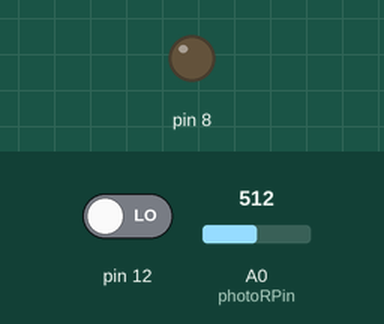
The sketch below on a simulated Arduino Uno, built with avr-gcc and run on an emulated ATmega328P. Parts: output pins drawn as LEDs (lit = HIGH). Inputs (shaded band) come from the test bench; at power-on: pin 12 LOW, A0 (photoRPin) = 512. What the sketch prints to the serial monitor is not drawn.

Above: at 1.2 s.
1.3 s: pin 12 driven HIGH
At 2.4 s:
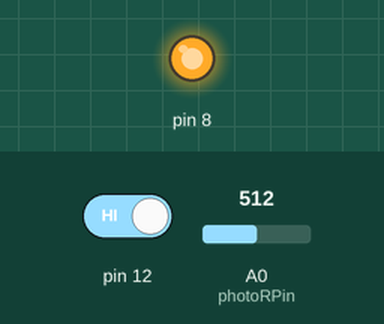
2.8 s: pin 12 driven LOW
At 4.0 s:
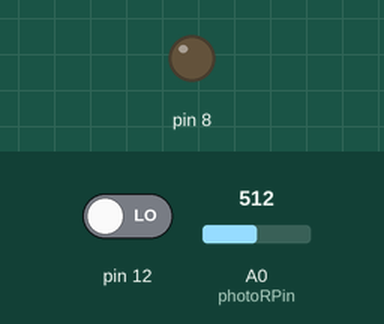
Timing chart, 0 to 5.8 s (numbered marks = the images above; inputs shaded):
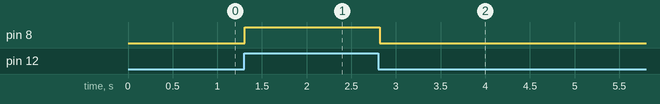

Measured:
- after the input at 1.3 s, pin 8: LOW → HIGH at once
- after the input at 2.8 s, pin 8: HIGH → LOW at once

The sketch:

sketch3.ino
```cpp
int photoRPin = 0;
int minLight;
int maxLight;
int lightLevel;
int adjustedLightLevel;
char inputSensorState;

void setup() {
 Serial.begin(9600);

 //Setup the starting light level limits
 lightLevel=analogRead(photoRPin);
 minLight=lightLevel-20;
 maxLight=lightLevel;
 pinMode(8, OUTPUT);
 pinMode(12, INPUT);
}

void loop(){
 //auto-adjust the minimum and maximum limits in real time
 inputSensorState = digitalRead(12);
 if(inputSensorState == HIGH)
 {
   digitalWrite(8, HIGH);
 }else{
   digitalWrite(8, LOW);
 }
 lightLevel=analogRead(photoRPin);
 if(minLight>lightLevel){
 minLight=lightLevel;
 }
 if(maxLight<lightLevel){
 maxLight=lightLevel;
 }

 //Adjust the light level to produce a result between 0 and 100.
 adjustedLightLevel = map(lightLevel, minLight, maxLight, 0, 100);

 //Send the adjusted Light level result to Serial port (processing)
 Serial.println(adjustedLightLevel);

 //slow down the transmission for effective Serial communication.
 delay(50);
}
```
